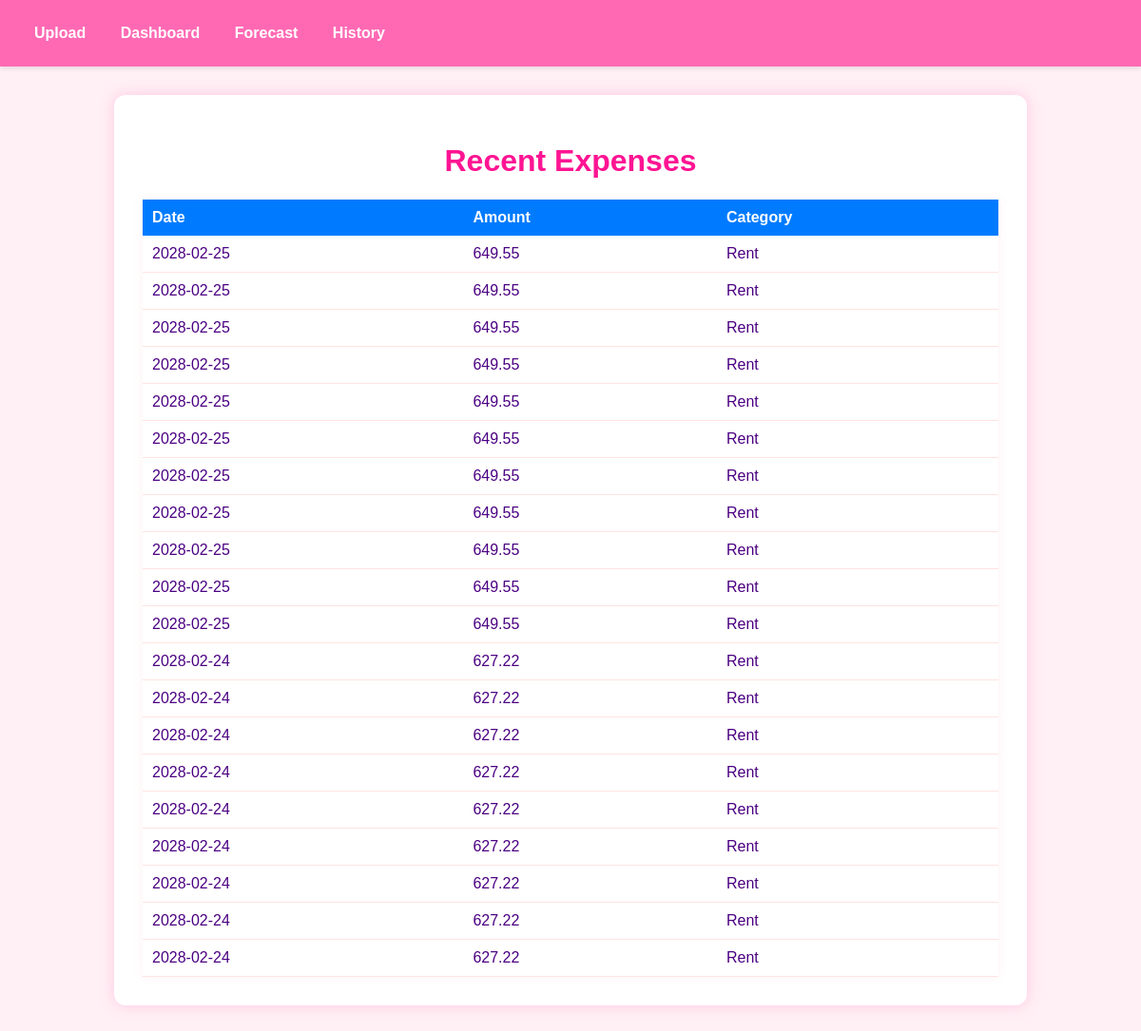
The app's page /history with its own data.
### tables this page shows
CREATE TABLE expenses (
        id INTEGER PRIMARY KEY AUTOINCREMENT,
        date TEXT,
        amount REAL,
        category TEXT
    );

### app.py (the view)
@app.route('/history')
def history():
    db = get_db()
    df = pd.read_sql_query('SELECT * FROM expenses ORDER BY date DESC LIMIT 20', db)
    return render_template('history.html', records=df)

### app.py (called while the page is built)
def get_db():
    db = getattr(g, '_database', None)
    if db is None:
        db = g._database = sqlite3.connect(DATABASE)
        db.row_factory = sqlite3.Row
    return db

@app.teardown_appcontext
def close_connection(exception):
    db = getattr(g, '_database', None)
    if db is not None:
        db.close()

### templates/history.html (shortened to what this page needs)
<!DOCTYPE html>
<html lang="en">
<head>
    <link rel="stylesheet" href="{{ url_for('static', filename='style.css') }}">
{% extends "base.html" %}
{% block content %}
<h1>Recent Expenses</h1>
<table style="width: 100%; border-collapse: collapse; margin-top: 20px;">
    <thead>
        <tr>
            <th style="padding: 10px; background-color: #007bff; color: white;">Date</th>
            <th style="padding: 10px; background-color: #007bff; color: white;">Amount</th>
            <th style="padding: 10px; background-color: #007bff; color: white;">Category</th>
        </tr>
    </thead>
    <tbody>
        {% for row in records.itertuples() %}
        <tr style="border-bottom: 1px solid #ddd;">
            <td style="padding: 10px;">{{ row.date }}</td>
            <td style="padding: 10px;">{{ row.amount }}</td>
            <td style="padding: 10px;">{{ row.category }}</td>
        </tr>
        {% endfor %}
    </tbody>
</table>
{% endblock %}

### static/style.css (style rules this page uses)
body { font-family: 'Comic Sans MS', cursive, sans-serif; margin: 0; background: #fff0f5; color: #4b0082; }
h1 { text-align: center; color: #ff1493; }
table { width: 100%; border-collapse: collapse; margin-top: 20px; box-shadow: 0 0 10px rgba(255,182,193,0.2); }
th { padding: 10px; background-color: #ffb6c1; color: #fff; text-align: left; }
td { padding: 10px; border-bottom: 1px solid #ffe4e1; }

### records on screen
expenses: date "2028-02-25", amount "649.55", category "Rent"
expenses: date "2028-02-25", amount "649.55", category "Rent"
expenses: date "2028-02-25", amount "649.55", category "Rent"
expenses: date "2028-02-24", amount "627.22", category "Rent"
expenses: date "2028-02-24", amount "627.22", category "Rent"
expenses: date "2028-02-24", amount "627.22", category "Rent"
